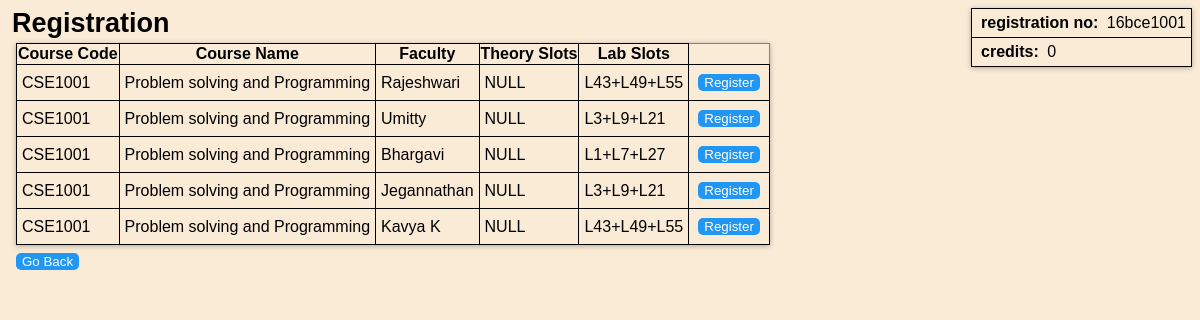
/register.php?CourseName=CSE1001 (signed in), run on the app's committed database.
### tables this page shows
CREATE TABLE `student` (
  `name` varchar(30) DEFAULT NULL,
  `regno` varchar(9) NOT NULL,
  `email` varchar(30) DEFAULT NULL,
  `pass` varchar(15) DEFAULT NULL,
  `credits` int(11) NOT NULL DEFAULT '0',
  `class` varchar(100) NOT NULL
);

CREATE TABLE `classes` (
  `classno` varchar(4) NOT NULL,
  `code` varchar(7) DEFAULT NULL,
  `Tslot` varchar(10) DEFAULT NULL,
  `Lslot` varchar(12) DEFAULT NULL,
  `Nos` int(11) DEFAULT '0',
  `faculty` varchar(35) DEFAULT NULL
);

CREATE TABLE `courses` (
  `code` varchar(7) NOT NULL,
  `course_name` varchar(40) DEFAULT NULL,
  `credits` int(11) DEFAULT NULL,
  `school` varchar(6) DEFAULT NULL,
  `prereq` varchar(10) DEFAULT NULL,
  `type` varchar(3) DEFAULT NULL
);

### register.php (the view, shortened to what this page needs)
<?php
  $db=mysqli_connect('localhost','root','','courseReg') or die('Connection failed');
?>
<!DOCTYPE html>
<html>
  <body>
  <span id="heading">Registration</span>
  <?php
    $cred="select credits from student where regno='".$_SESSION["REG"]."';";
    $creds=mysqli_query($db,$cred);
    $result1=mysqli_fetch_array($creds);
    echo "<table id='det'>";
    echo "<tr> <td> <b>registration no:</b> ".$_SESSION["REG"]."</td></tr>";
    echo "<tr> <td> <b>credits:</b> ".$result1['credits']."</td></tr>";
    echo "</table>";
  ?>
    <form method='get'action='reg.php'>
      <table>
        <tr>
          <th>Course Code</th>
          <th>Course Name</th>
          <th>Faculty</th>
          <th>Theory Slots</th>
          <th>Lab Slots</th>
        </tr>
      <?php
      $cno=$_GET['CourseName'];
      $query="SELECT * from classes,courses WHERE classes.code='$cno' AND classes.code=courses.code;";
      $result=mysqli_query($db,$query);
      while($row=mysqli_fetch_array($result)){
        echo '<tr>';
        echo '<td>'.$row['code'].'</td>';
        echo '<td>'.$row['course_name'].'</td>';
        echo '<td>'.$row['faculty'].'</td>';
        echo '<td>'.$row['Tslot'].'</td>';
        echo '<td>'.$row['Lslot'].'</td>';
        echo '<td> <button type=submit name="ClassNo" value='.$row['classno'].'>Register</button></td>';
        echo '</tr>';
      }
      echo "</table>";
    ?>
    </form>
    <form action="courses.php">
      <button type="submit" name="button">Go Back</button>
    </form>
  </body>
</html>

### register.php (style rules this page uses)
* { margin:4px; }
body { font-family:sans-serif; background-color: #faebd7; }
table { border-collapse: collapse; box-shadow: 0px 1px 5px rgba(0, 0, 0, 0.3); }
tr,td,th { border-style:solid; border-width: thin; }
#heading { font-weight: bolder; font-size: 27px; }
input, button { background: #2196F3; border: none; left: 0; color: #fff; bottom: 0; border: 0px solid rgba(0, 0, 0, 0.1); border-radius:5px; transform: rotateZ(0deg); transition: all 0.1s ease-out; }
#det { box-shadow: 0px 1px 5px rgba(0, 0, 0, 0.3); margin:0px; float: right; }
td { padding: 5px; }

### data on the page
student: credits "0"
classes: courses.code "CSE1001", courses.course_name "Problem solving and Programming", faculty "Rajeshwari", Tslot "NULL", Lslot "L43+L49+L55", $row['classno'] 1001 (drawn)
classes: courses.code "CSE1001", courses.course_name "Problem solving and Programming", faculty "Umitty", Tslot "NULL", Lslot "L3+L9+L21", $row['classno'] 1002 (drawn)
classes: courses.code "CSE1001", courses.course_name "Problem solving and Programming", faculty "Bhargavi", Tslot "NULL", Lslot "L1+L7+L27", $row['classno'] 1003 (drawn)
classes: courses.code "CSE1001", courses.course_name "Problem solving and Programming", faculty "Jegannathan", Tslot "NULL", Lslot "L3+L9+L21", $row['classno'] 1004 (drawn)
classes: courses.code "CSE1001", courses.course_name "Problem solving and Programming", faculty "Kavya K", Tslot "NULL", Lslot "L43+L49+L55", $row['classno'] 1005 (drawn)

### other printed values
$_SESSION["REG"] "16bce1001"
